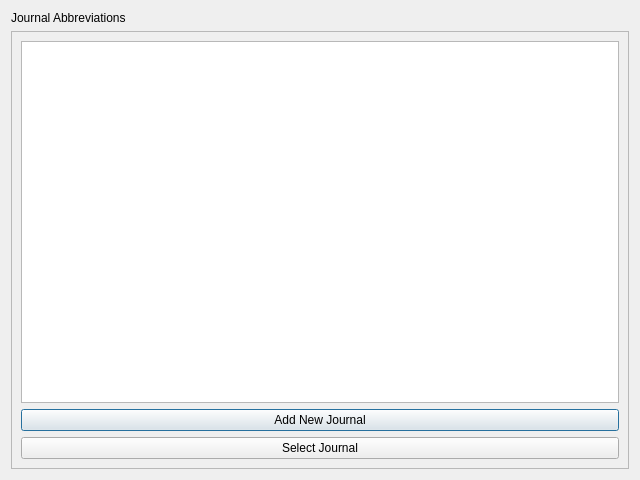
<?xml version="1.0" encoding="UTF-8"?>
<ui version="4.0">
 <class>Journals</class>
 <widget class="QDialog" name="Journals">
  <property name="geometry">
   <rect>
    <x>0</x>
    <y>0</y>
    <width>640</width>
    <height>480</height>
   </rect>
  </property>
  <property name="windowTitle">
   <string>Dialog</string>
  </property>
  <layout class="QVBoxLayout" name="verticalLayout_2">
   <item>
    <widget class="QLabel" name="label">
     <property name="text">
      <string>Journal Abbreviations</string>
     </property>
    </widget>
   </item>
   <item>
    <widget class="QScrollArea" name="scrollArea">
     <property name="widgetResizable">
      <bool>true</bool>
     </property>
     <widget class="QWidget" name="scrollAreaWidgetContents">
      <property name="geometry">
       <rect>
        <x>0</x>
        <y>0</y>
        <width>620</width>
        <height>439</height>
       </rect>
      </property>
      <layout class="QVBoxLayout" name="verticalLayout">
       <item>
        <widget class="QListWidget" name="listWidget_journallist"/>
       </item>
       <item>
        <widget class="QPushButton" name="pushButton_add">
         <property name="text">
          <string>Add New Journal</string>
         </property>
        </widget>
       </item>
       <item>
        <widget class="QPushButton" name="pushButton_select">
         <property name="text">
          <string>Select Journal</string>
         </property>
        </widget>
       </item>
      </layout>
     </widget>
    </widget>
   </item>
  </layout>
 </widget>
 <resources/>
 <connections/>
</ui>
